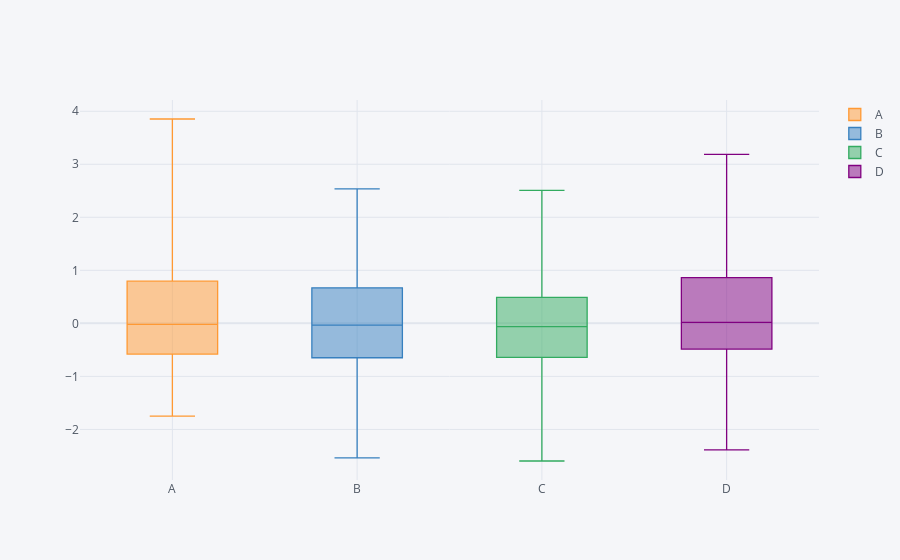

Write notebook code for a chart like this one.
### Markdown cell above
Box plot:

### Code cell
df.iplot(kind='box')
